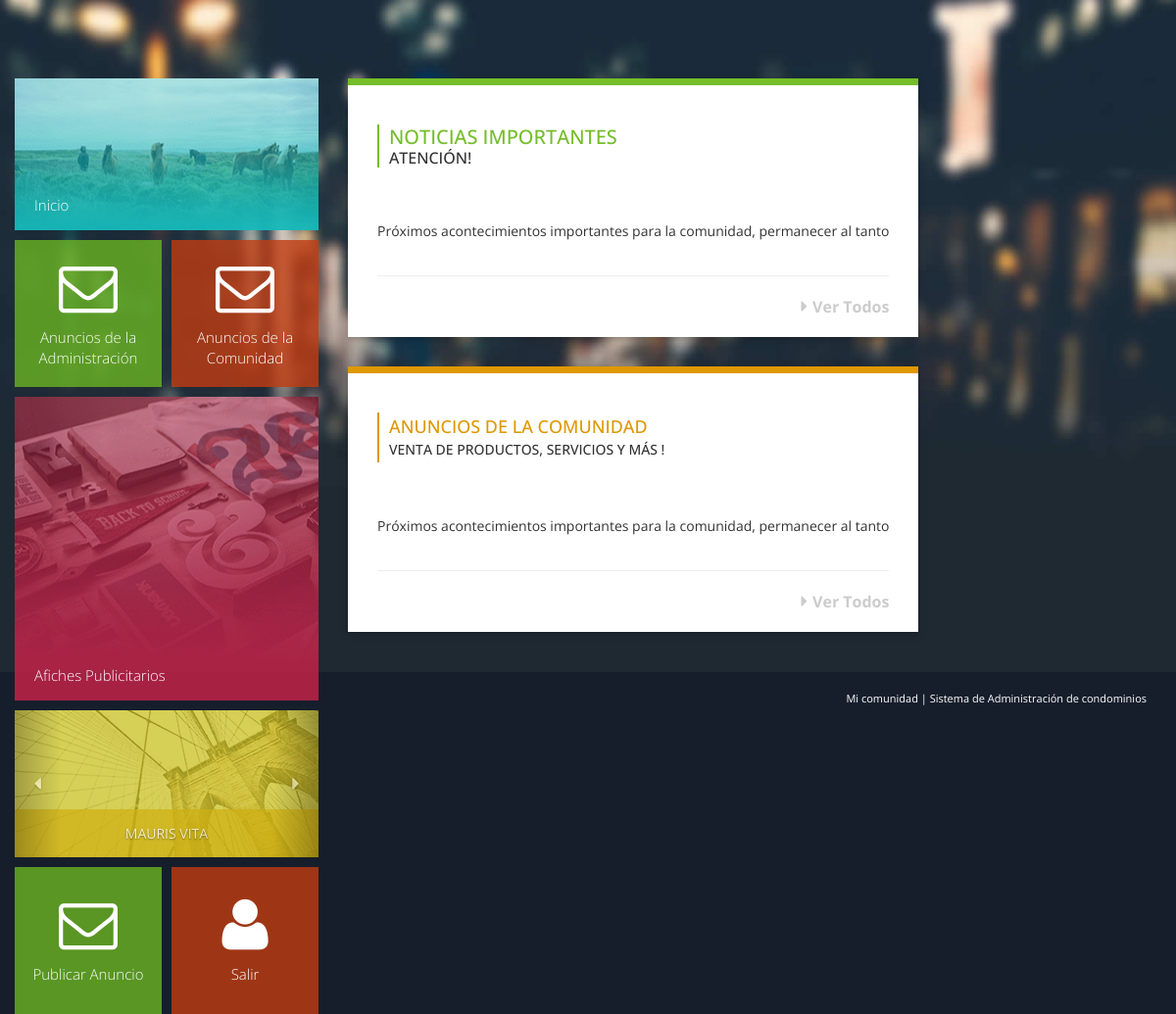
/home/ (signed in), run on an earlier commit of the app's database.
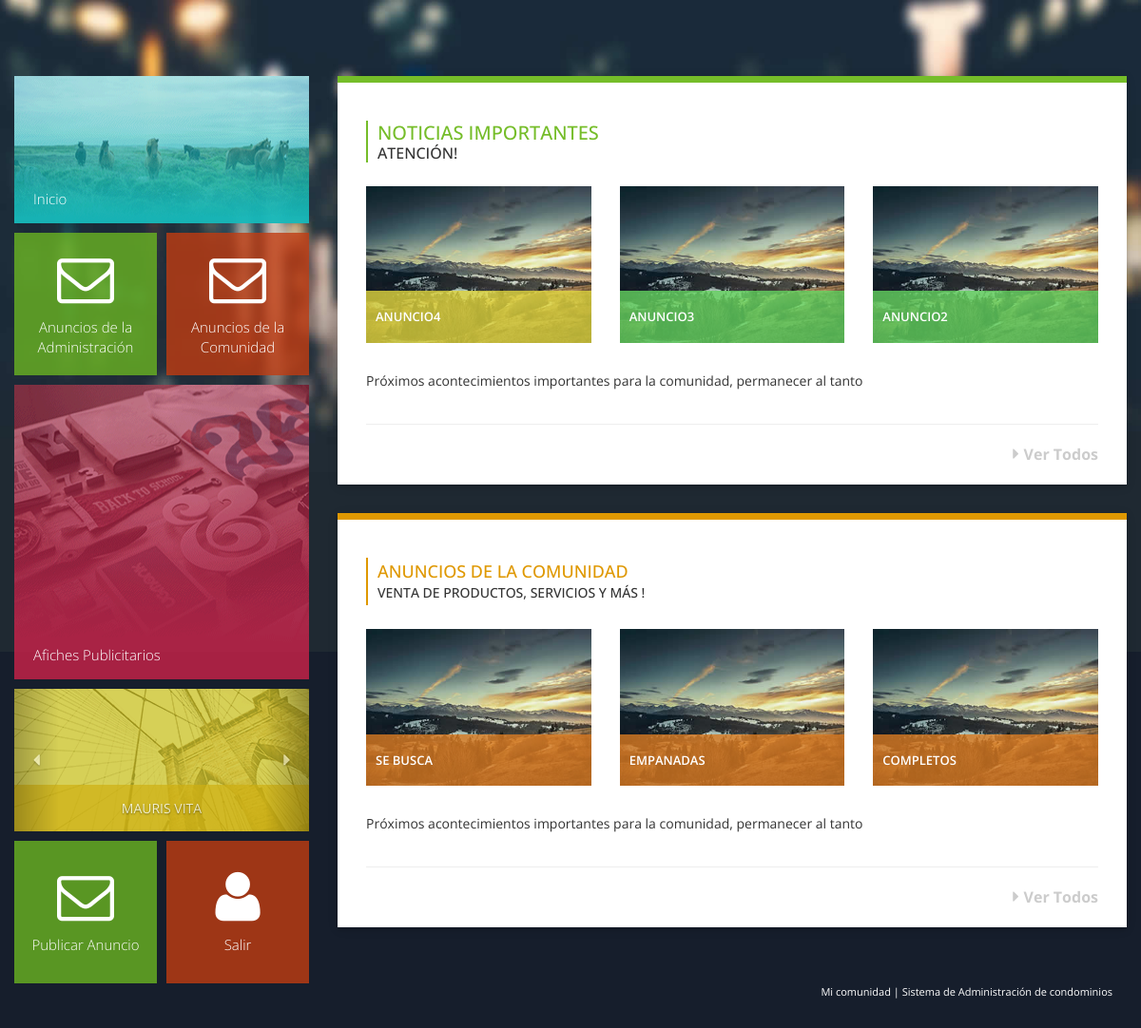
And on a later commit of the database.
### blog/models.py (models this page shows, shortened)
class Anuncio(models.Model):
    PRIORIDAD = (
        ('1', '1'),
        ('2', '2'),
        ('3', '3'),
    )
    TIPO = (
        ('0', '0'),
        ('1', '1'),
    )
    titulo = models.CharField(max_length=150)
    contenido = models.TextField()
    fecha = models.DateTimeField(auto_now_add=True)
    prioridad = models.CharField(max_length=3,
                              choices=PRIORIDAD,
                              default='1')
    categoria = models.CharField(max_length=150)
    imagen = models.ImageField(upload_to="blog", null=True, blank=True, verbose_name="Imagen")
    autor = models.CharField(max_length=60)
    tipo_usuario = models.CharField(max_length=3,
                              choices=TIPO,
                              default='0')
    class Meta:
        ordering = ('-fecha',)

### blog/views.py (the view)
# urls.py: path("home/", home, name="home"),
def home(request):
    if request.user.is_authenticated:
        anuncios_admin = Anuncio.objects.filter( tipo_usuario = "1" )[:3]
        anuncios_usuarios = Anuncio.objects.filter( tipo_usuario = "0" )[:3]
        return render(request, 'blog/home.html',{'anuncios_admin' : anuncios_admin, 'anuncios_usuarios' : anuncios_usuarios})
    return redirect('index')

### blog/templates/blog/home.html (shortened to what this page needs)
{% extends 'blog/base2.html' %}
{% load static %}
{% block contenido %}
                  <div class="content-main">
                            <div class="row">
                            <div class="col-xs-12 col-sm-12 col-md-12 col-lg-12">
                                <div class="box bottom-main">
                                    <div class="info float-container">
                                        <div class="col-sm-12 bottom-title">
                                            <h3 class="text-uppercase">Noticias Importantes</h3>
                                            <h4 class="text-uppercase">Atención!</h4>
                                        </div>
                                        <div class="row">
                                         {% for anuncio_a in anuncios_admin %}
                                            <div class="col-xxs-12 col-xs-6 col-sm-6 col-md-4 col-lg-4">
                                                <div class="bottom-img">
                                                    <img src="{% static 'blog/images/home-img-4.jpg' %}" alt="Image">
                                                    {% if anuncio_a.prioridad == "1" %}
                                                    <p class="first">{{ anuncio_a.titulo }}</p>
                                                    {% endif %}
                                                    {% if anuncio_a.prioridad == "2" %}
                                                    <p class="second">{{ anuncio_a.titulo }}</p>
                                                    {% endif %}
                                                </div>
                                            </div>
                                            {% endfor %}
                                        </div>
                                        <p class="bottom-desc">Próximos acontecimientos importantes para la comunidad, permanecer al tanto</p><hr />
                                        <div class="col-sm-12 location-main">
                                            <div class="pull-right bottom-user">
                                                <a href="/news"><i class="fa fa-caret-right"></i><span>Ver Todos</span></a>
                                            </div>
                                        </div>
                                    </div>
                                </div>
                            </div>
                        </div>
                        <div class="row">
                            <div class="col-xs-12 col-sm-12 col-md-12 col-lg-12">
                                <div class="box paris">
                                    <div class="info float-container">
                                        <div class="col-sm-12 london-title paris-title">
                                            <h3 class="text-uppercase">Anuncios de la Comunidad</h3>
                                            <h4 class="text-uppercase">Venta de productos, servicios y más !</h4>
                                        </div>
                                        <div class="row">
                                         {% for anuncio_b in anuncios_usuarios %}
                                            <div class="col-xxs-12 col-xs-6 col-sm-6 col-md-4 col-lg-4">
                                                <div class="bottom-img">
                                                    <img src="{% static 'blog/images/home-img-4.jpg' %}" alt="Image">
                                                    <p class="fourth">{{ anuncio_b.titulo }}</p>
                                                </div>
                                            </div>
                                            {% endfor %}
                                        </div>
                                        <p class="bottom-desc">Próximos acontecimientos importantes para la comunidad, permanecer al tanto</p><hr />
                                        <div class="col-sm-12 location-main">
                                            <div class="pull-right bottom-user">
                                                <a href="/news2"><i class="fa fa-caret-right"></i><span>Ver Todos</span></a>
                                            </div>
                                        </div>
                                    </div>
                                </div>
                            </div>
                        </div>
                    </div>
{% endblock contenido %}

### blog/templates/blog/base2.html (shortened to what this page needs)
<!DOCTYPE html>
<html lang="en">
<head>
    {% load static %}
    <link rel="stylesheet" type="text/css" href="{% static 'blog/css/bootstrap.min.css' %}">
    <link rel="stylesheet" type="text/css" href="{% static 'blog/font-awesome/css/font-awesome.min.css' %}">
    <link rel="stylesheet" type="text/css" href="{% static 'blog/css/style.css' %}">
</head>
<body>
    <div class="main-body">
        <div class="container">
            <div class="row">
                <div class="main-page">
                    <aside class="main-navigation">
                        <div class="main-menu">
                            <div class="menu-container">
                                <div class="block-keep-ratio block-keep-ratio-2-1 block-width-full home">
                                    <a href="{% url 'home' %}" class="block-keep-ratio__content  main-menu-link">
                                        <span class="main-menu-link-text">
                                            Inicio
                                        </span>
                                    </a>
                                </div>
                            </div>
                            <div class="menu-container">
                                <div class="block-keep-ratio  block-keep-ratio-1-1  block-width-half  pull-left  contact-main">
                                    <a href="/news" class="main-menu-link contact block-keep-ratio__content flexbox-center">
                                        <i class="fa fa-envelope-o fa-4x main-menu-link-icon"></i>
                                        Anuncios de la Administración
                                    </a>
                                </div>
                                <div class="block-keep-ratio  block-keep-ratio-1-1  block-width-half  pull-right  about-main">
                                    <a href="/news2" class="main-menu-link about block-keep-ratio__content flexbox-center">
                                        <i class="fa fa-envelope-o fa-4x main-menu-link-icon"></i>
                                        Anuncios de la Comunidad
                                    </a>
                                </div>
                            </div>
                            <div class="menu-container">
                                <div class="block-keep-ratio block-keep-ratio-1-1 block-keep-ratio-md-2-1 block-width-full gallery">
                                    <a href="gallery.html" class="main-menu-link  block-keep-ratio__content">
                                        <span class="main-menu-link-text">
                                            Afiches Publicitarios
                                        </span>
                                    </a>
                                </div>
                            </div>
                            <div class="menu-container">
                                <div class="mauris">
                                    <div id="carousel-menu" class="carousel slide" data-ride="carousel">
                                        <div class="carousel-inner" role="listbox">
                                            <div class="item active">
                                                <img src="{% static 'blog/images/slider-img-1.png' %}" alt="slider">
                                                <div class="carousel-caption menu-caption">
                                                    mauris vita
                                                </div>
                                            </div>
                                        </div>
                                        <a class="left carousel-control" href="#carousel-menu" role="button" data-slide="prev">
                                            <span class="fa fa-caret-left" aria-hidden="true"></span>
                                        </a>
                                        <a class="right carousel-control" href="#carousel-menu" role="button" data-slide="next">
                                            <span class="fa fa-caret-right" aria-hidden="true"></span>
                                        </a>
                                    </div>
                                </div>
                            </div>
                            <div class="menu-container">
                                <div class="block-keep-ratio  block-keep-ratio-1-1  block-width-half  pull-left  contact-main">
                                    <a href="/anuncio" class="main-menu-link contact block-keep-ratio__content flexbox-center">
                                        <i class="fa fa-envelope-o fa-4x main-menu-link-icon"></i>
                                        Publicar Anuncio
                                    </a>
                                </div>
                                <div class="block-keep-ratio  block-keep-ratio-1-1  block-width-half  pull-right  about-main">
                                    <a href="/logout" class="main-menu-link about block-keep-ratio__content flexbox-center">
                                        <i class="fa fa-user fa-4x main-menu-link-icon"></i>
                                        Salir
                                    </a>
                                </div>
                            </div>
                        </div>
                    </aside>
                    {% block contenido %}
                    {% endblock contenido %}
                </div>
            </div>
            <footer class="row">
                <div class="col-xs-12 col-sm-12 col-md-12 col-lg-12 footer">
                    <p class="copyright">Mi comunidad
                    | Sistema de Administración de condominios
                </div>
            </footer>
        </div>
    </div>

### blog/static/blog/css/style.css (style rules this page uses)
body { margin: 0; padding: 0; background-color: #161E2C; font-family: 'Open Sans', sans-serif; overflow-x: hidden; }
.main-body { float: left; width: 100%; background: url(../images/page-bg.jpg) no-repeat top center; background-size: 100% auto; background-attachment: fixed; }
.main-page { position: relative; margin-top: 80px; }
.content-main { padding-left: 340px; width: 100%; box-sizing: border-box; float: none; }
.main-navigation { padding: 0px 0px; width: 310px; position: absolute; top: 0; left: 0; }
.main-menu { float: left; width: 100%; }
.main-menu-link { color: #fff; display: block; font-weight: 300; font-size: 15px; }
.main-menu-link-text { margin-bottom: 0; position: absolute; left: 20px; bottom: 15px; }
.menu-container { padding-left: 0; overflow: auto; margin-bottom: 10px; }
.menu-container:last-child { margin-bottom: 0; }
.block-keep-ratio { position: relative; }
.block-keep-ratio__content { position: absolute; top: 0; bottom: 0; right: 0; left: 0; }
.block-keep-ratio:after { display: block; content: ''; }
.block-width-full { width: 100%; }
.block-width-half { width: 150px; }
.block-keep-ratio-1-1:after { padding-top: 100%; }
.block-keep-ratio-2-1:after { padding-top: 50%; }
.flexbox-center { display: -webkit-box; display: -webkit-flex; display: -ms-flexbox; display: flex; -webkit-box-orient: vertical; -webkit-box-direction: normal; -webkit-flex-direction: column; -ms-flex-direction: column; flex-direction: column; -webkit-box-pack: center; -webkit-justify-content: center; -ms-flex-pack: center; justify-content: center; text-align: center; }
.home { background-color: rgba(16, 165, 205, 0.8); background-image: url(../images/menu-bg-home.png); background-repeat: no-repeat; background-size: 100% 100%; }
.about-main { padding-left: 0; }
.about { background-color: rgba(193,61,18,0.8); }
.contact { background-color: rgba(107,181,34,0.8); }
.about i, .contact i { float: left; width: 100%; text-align: center; margin-bottom: 10px; }
.gallery { background-image: url(../images/menu-bg-gallery.png); background-repeat: no-repeat; background-size: 100% 100%; }
.carousel-control.left, .carousel-control.right { display: -webkit-flex; display: -ms-flexbox; display: -webkit-box; display: flex; -webkit-align-items: center; -ms-flex-align: center; -webkit-box-align: center; align-items: center; -webkit-justify-content: center; -ms-flex-pack: center; -webkit-box-pack: center; justify-content: center; margin-bottom: 0; }
.menu-caption { float: left; width: 100%; background-color: #cfb011; text-align: center; left: 0px; bottom: 0px; position: absolute; top: 67%; opacity: 0.7; padding-top: 15px; padding-bottom: 0px; padding-left: 0px; padding-right: 0px; text-transform: uppercase; }
.box { float: left; box-shadow: 0 2px 5px 0 rgba(0, 0, 0, 0.16), 0 2px 10px 0 rgba(0, 0, 0, 0.12); display: block; background-color: #fff; }
.paris { border-top: 7px solid #df9801; }
.float-container { overflow: auto; }
.info { width: 100%; padding: 15px 30px 20px; }
.london-title { padding: 0 0 0 5px; border-left: 2px solid #19beb6; margin: 25px 0px; }
.london-title h3 { color: #19beb6; font-size: 18px; margin: 5px; }
.london-title h4 { font-size: 14px; margin: 5px; }
.location-main { padding-left: 0px; padding-right: 0px; }
.paris-title { border-left: 2px solid #df9801; }
.paris-title h3 { color: #df9801; }
.bottom-main { border-top:7px solid #75bd29; }
.bottom-title { padding: 0 0 0 5px; border-left: 2px solid #75bd29; margin: 25px 0px; }
.bottom-title h3 { color: #75bd29; font-size: 20px; margin: 2px 5px; }
.bottom-title h4 { font-size: 16px; margin: 0px 5px; }
.bottom-user { font-size: 16px; color: #ccc; font-weight: bold; }
.bottom-desc { margin-top: 30px; margin-bottom: 35px; }
.bottom-user a { color: #ccc; -webkit-transition: all 0.3s ease; transition: all 0.3s ease; }
.bottom-user i { font-size: 18px; margin-right: 5px; }
.bottom-img { position: relative; }
.bottom-img p { width: 100%; color: #fff; position: absolute; bottom: 0px; padding: 18px 10px; margin: 0px 0px; text-transform: uppercase; font-size: 13px; font-weight: 600; }
.first { background-color: rgba(101, 212, 97, 0.8); }
.second { background-color: rgba(224, 214, 63, 0.8); }
.fourth { background-color: rgba(218, 123, 34, 0.8); }
.copyright { color: #fff; font-size: 11px; margin-bottom: 0; text-align: right; padding: 30px 0; }
.box img { width: 100%; }

What changed in the data, as far as the page shows it:
added Anuncio: titulo "ANUNCIO4", shown under "ATENCIÓN!"
added Anuncio: titulo "ANUNCIO3", shown under "ATENCIÓN!"
added Anuncio: titulo "ANUNCIO2", shown under "ATENCIÓN!"
added Anuncio: titulo "SE BUSCA", shown under "VENTA DE PRODUCTOS, SERVICIOS Y MÁS !"
added Anuncio: titulo "EMPANADAS", shown under "VENTA DE PRODUCTOS, SERVICIOS Y MÁS !"
added Anuncio: titulo "COMPLETOS", shown under "VENTA DE PRODUCTOS, SERVICIOS Y MÁS !"
